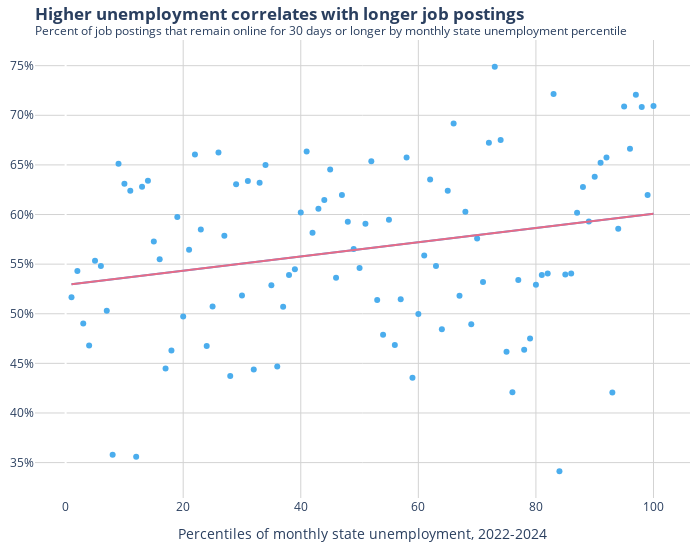

Notebook source saved alongside this figure:
### Code cell
#Fig 3: Scatter duration vs urate
# linear fit
X = sm.add_constant(post_state_pct['ur_pctile'])
model = sm.OLS(post_state_pct['dur_30'], X).fit()
post_state_pct['fit'] = model.predict(X)

fig3 = px.scatter(post_state_pct, x='ur_pctile', y='dur_30', trendline='ols', color_discrete_sequence=colors);
fig3.add_trace(go.Scatter(x=post_state_pct['ur_pctile'], y=post_state_pct['fit'], mode='lines', name='Fit', line=dict(color=colors[1]), hoverinfo='none'));

fig3.update_traces(
    selector=dict(mode='markers'),
    hovertemplate='In percentile %{x} of state monthly unemployment, %{y:.0%} of job postings last a month or longer.<extra></extra>',
    hoverlabel=dict(bgcolor='white')
);
fig3.update_layout(
    width=700,
    height=550,
    margin=dict(l=10, r=10, t=40, b=10),
    plot_bgcolor='rgba(0,0,0,0)',
    title={
        'text': f'<b>Higher unemployment correlates with longer job postings</b><br><sup>Percent of job postings that remain online for 30 days or longer by monthly state unemployment percentile</sup>',
        'x': 0.05
    },
    xaxis=dict(
        showgrid=True,
        gridcolor='lightgray',
        title='Percentiles of monthly state unemployment, 2022-2024' 
    ),
    yaxis=dict(
        tickformat=".0%",
        showgrid=True,
        gridcolor='lightgray',
        title=None 
    ),
    showlegend=False  
);
fig3.show()
pio.write_html(fig3, file='output/fig3.html', auto_open=False,config=dict(displayModeBar=False))

### Figure 1 — Plotly figure (JSON) as saved in the notebook; plotly's stock layout.template omitted (floating-point values rounded to 4 significant figures)
{"data": [{"hoverlabel": {"bgcolor": "white"}, "hovertemplate": "In percentile %{x} of state monthly unemployment, %{y:.0%} of job postings last a month or longer.<extra></extra>", "legendgroup": "", "marker": {"color": "#4baded", "symbol": "circle"}, "mode": "markers", "name": "", "orientation": "v", "showlegend": false, "type": "scatter", "x": [1, 2, 3, 4, 5, 6, 7, 8, 9, 10, 11, 12, 13, 14, 15, 16, 17, 18, 19, 20, 21, 22, 23, 24, 25, 26, 27, 28, 29, 30, 31, 32, 33, 34, 35, 36, 37, 38, 39, 40, 41, 42, 43, 44, 45, 46, 47, 48, 49, 50, 51, 52, 53, 54, 55, 56, 57, 58, 59, 60, 61, 62, 63, 64, 65, 66, 67, 68, 69, 70, 71, 72, 73, 74, 75, 76, 77, 78, 79, 80, 81, 82, 83, 84, 85, 86, 87, 88, 89, 90, 91, 92, 93, 94, 95, 96, 97, 98, 99, 100], "xaxis": "x", "y": [0.5166, 0.5431, 0.4902, 0.468, 0.5534, 0.5482, 0.5031, 0.358, 0.651, 0.6311, 0.6239, 0.3559, 0.6279, 0.634, 0.5728, 0.555, 0.4448, 0.4631, 0.5974, 0.4973, 0.5645, 0.6606, 0.585, 0.4675, 0.5072, 0.6626, 0.5785, 0.4373, 0.6305, 0.5183, 0.6337, 0.4437, 0.6321, 0.6498, 0.5287, 0.4467, 0.507, 0.539, 0.5447, 0.6021, 0.6636, 0.5816, 0.6057, 0.6145, 0.6453, 0.5363, 0.6196, 0.5927, 0.5653, 0.5462, 0.5908, 0.6536, 0.5137, 0.4789, 0.5947, 0.4685, 0.5146, 0.6574, 0.4355, 0.4997, 0.5587, 0.6354, 0.548, 0.4844, 0.624, 0.6916, 0.518, 0.6028, 0.4895, 0.5759, 0.5319, 0.6723, 0.749, 0.6751, 0.4616, 0.421, 0.534, 0.4637, 0.475, 0.5292, 0.539, 0.5405, 0.7214, 0.3412, 0.5397, 0.5405, 0.6017, 0.6277, 0.5931, 0.6382, 0.6521, 0.6575, 0.4205, 0.5856, 0.7088, 0.6662, 0.7206, 0.7082, 0.6198, 0.7093], "yaxis": "y"}, {"hovertemplate": "<b>OLS trendline</b><br>dur_30 = 0.000718784 * ur_pctile + 0.528955<br>R<sup>2</sup>=0.058690<br><br>ur_pctile=%{x}<br>dur_30=%{y} <b>(trend)</b><extra></extra>", "legendgroup": "", "marker": {"color": "#4baded", "symbol": "circle"}, "mode": "lines", "name": "", "showlegend": false, "type": "scatter", "x": [1, 2, 3, 4, 5, 6, 7, 8, 9, 10, 11, 12, 13, 14, 15, 16, 17, 18, 19, 20, 21, 22, 23, 24, 25, 26, 27, 28, 29, 30, 31, 32, 33, 34, 35, 36, 37, 38, 39, 40, 41, 42, 43, 44, 45, 46, 47, 48, 49, 50, 51, 52, 53, 54, 55, 56, 57, 58, 59, 60, 61, 62, 63, 64, 65, 66, 67, 68, 69, 70, 71, 72, 73, 74, 75, 76, 77, 78, 79, 80, 81, 82, 83, 84, 85, 86, 87, 88, 89, 90, 91, 92, 93, 94, 95, 96, 97, 98, 99, 100], "xaxis": "x", "y": [0.5297, 0.5304, 0.5311, 0.5318, 0.5325, 0.5333, 0.534, 0.5347, 0.5354, 0.5361, 0.5369, 0.5376, 0.5383, 0.539, 0.5397, 0.5405, 0.5412, 0.5419, 0.5426, 0.5433, 0.544, 0.5448, 0.5455, 0.5462, 0.5469, 0.5476, 0.5484, 0.5491, 0.5498, 0.5505, 0.5512, 0.552, 0.5527, 0.5534, 0.5541, 0.5548, 0.5556, 0.5563, 0.557, 0.5577, 0.5584, 0.5591, 0.5599, 0.5606, 0.5613, 0.562, 0.5627, 0.5635, 0.5642, 0.5649, 0.5656, 0.5663, 0.5671, 0.5678, 0.5685, 0.5692, 0.5699, 0.5706, 0.5714, 0.5721, 0.5728, 0.5735, 0.5742, 0.575, 0.5757, 0.5764, 0.5771, 0.5778, 0.5786, 0.5793, 0.58, 0.5807, 0.5814, 0.5821, 0.5829, 0.5836, 0.5843, 0.585, 0.5857, 0.5865, 0.5872, 0.5879, 0.5886, 0.5893, 0.5901, 0.5908, 0.5915, 0.5922, 0.5929, 0.5936, 0.5944, 0.5951, 0.5958, 0.5965, 0.5972, 0.598, 0.5987, 0.5994, 0.6001, 0.6008], "yaxis": "y"}, {"hoverinfo": "none", "line": {"color": "#e76a87"}, "mode": "lines", "name": "Fit", "type": "scatter", "x": [1, 2, 3, 4, 5, 6, 7, 8, 9, 10, 11, 12, 13, 14, 15, 16, 17, 18, 19, 20, 21, 22, 23, 24, 25, 26, 27, 28, 29, 30, 31, 32, 33, 34, 35, 36, 37, 38, 39, 40, 41, 42, 43, 44, 45, 46, 47, 48, 49, 50, 51, 52, 53, 54, 55, 56, 57, 58, 59, 60, 61, 62, 63, 64, 65, 66, 67, 68, 69, 70, 71, 72, 73, 74, 75, 76, 77, 78, 79, 80, 81, 82, 83, 84, 85, 86, 87, 88, 89, 90, 91, 92, 93, 94, 95, 96, 97, 98, 99, 100], "y": [0.5297, 0.5304, 0.5311, 0.5318, 0.5325, 0.5333, 0.534, 0.5347, 0.5354, 0.5361, 0.5369, 0.5376, 0.5383, 0.539, 0.5397, 0.5405, 0.5412, 0.5419, 0.5426, 0.5433, 0.544, 0.5448, 0.5455, 0.5462, 0.5469, 0.5476, 0.5484, 0.5491, 0.5498, 0.5505, 0.5512, 0.552, 0.5527, 0.5534, 0.5541, 0.5548, 0.5556, 0.5563, 0.557, 0.5577, 0.5584, 0.5591, 0.5599, 0.5606, 0.5613, 0.562, 0.5627, 0.5635, 0.5642, 0.5649, 0.5656, 0.5663, 0.5671, 0.5678, 0.5685, 0.5692, 0.5699, 0.5706, 0.5714, 0.5721, 0.5728, 0.5735, 0.5742, 0.575, 0.5757, 0.5764, 0.5771, 0.5778, 0.5786, 0.5793, 0.58, 0.5807, 0.5814, 0.5821, 0.5829, 0.5836, 0.5843, 0.585, 0.5857, 0.5865, 0.5872, 0.5879, 0.5886, 0.5893, 0.5901, 0.5908, 0.5915, 0.5922, 0.5929, 0.5936, 0.5944, 0.5951, 0.5958, 0.5965, 0.5972, 0.598, 0.5987, 0.5994, 0.6001, 0.6008]}], "layout": {"height": 550, "legend": {"tracegroupgap": 0}, "margin": {"b": 10, "l": 10, "r": 10, "t": 40}, "plot_bgcolor": "rgba(0,0,0,0)", "showlegend": false, "title": {"text": "<b>Higher unemployment correlates with longer job postings</b><br><sup>Percent of job postings that remain online for 30 days or longer by monthly state unemployment percentile</sup>", "x": 0.05}, "width": 700, "xaxis": {"anchor": "y", "domain": [0, 1], "gridcolor": "lightgray", "showgrid": true, "title": {"text": "Percentiles of monthly state unemployment, 2022-2024"}}, "yaxis": {"anchor": "x", "domain": [0, 1], "gridcolor": "lightgray", "showgrid": true, "tickformat": ".0%", "title": {}}}}
